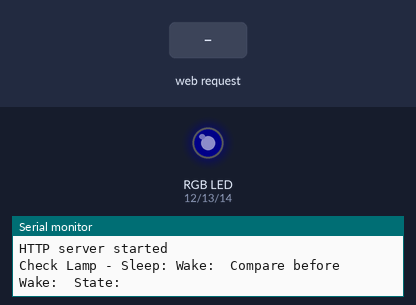
Bench run of a sketch on a simulated ESP8266 (NodeMCU). On the bench: an RGB LED mixed from three pins (HIGH = lit), the last lines printed to the serial monitor. Inputs (shaded band) come from the test bench. Dim RGB values are drawn brighter than linear; WiFi joins after 1.5 s; servers stay silent unless stated; the local clock reads 2024-03-15 10:24:30 at power-on unless the sketch sets it.

Above: at 2.7 s.
2.8 s: HTTP request GET /?sleep=1 received
At 3.5 s:
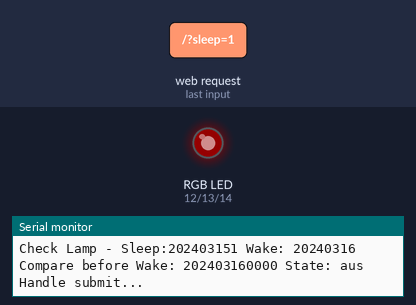
4.3 s: HTTP request GET /?sleep=1&wake=1&beforeWake=1 received
At 4.7 s:
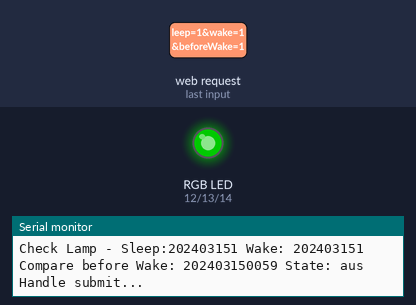
5.8 s: HTTP request GET /?sleep=aus received
At 7.0 s:
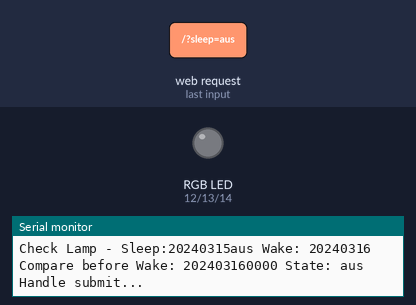
Timing chart, 0 to 8.8 s (numbered marks = the images above; inputs shaded):
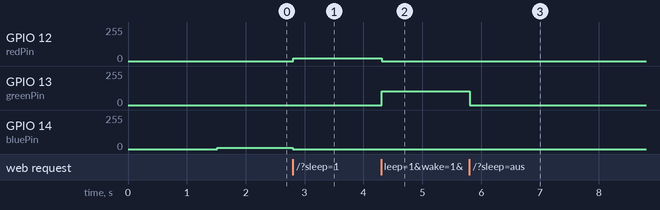

The sketch:

kindernachtlicht.ino
```cpp
#include <ESP8266WiFi.h>
#include <WiFiClient.h>
#include <ESP8266WebServer.h>
#include <ESP8266mDNS.h>
#include <EEPROM.h>
#include <Time.h>
#include <NtpClientLib.h>

#include "myTypes.h"

#define bluePin 14    //PRO D5
#define redPin 12     //PRO D6
#define greenPin 13   //PRO D7

//WLAN
const char* ssid = "";
const char* pass = "";
String sleep;
String compareSleep = "";
String wake;
String compareWake = "";
String beforeWake;
String compareBeforeWake;
String lampState;
String brightness;

String PAGE_form = R"=====(
<!DOCTYPE html>
<html>
<head>
  <title></title>
  <meta name=viewport content="width=device-width, initial-scale=1">
  <style type="text/css">
    body{
      background-color: #000;
      font-family: Helvetica, Arial;
      margin: 0.1em
    }
    h1, h2, h3, h4, h5, p{
      margin: 0;
      padding: 0;
    }
    a{
      color: #000;
      font-weight: bold;

    }
    body > header{
      text-align: center;
      background-color: #d35400;
      padding: 0.25em 0;
    }
    body > main{
      background-color: #ecf0f1;
    }
    body > main > article{
      text-align: center;
      padding: 1em 1em;
      color: #FFF;
      background-color: #16a085;
      box-shadow: 0px 10px 31px -2px rgba(0,0,0,0.5);
    }
    body > footer{
      text-align: center;
      background-color: #bdc3c7;
      padding: 0.5em 0;
    }
    form {
      padding: 2em 0;
    }
    section{
      padding: 1.5em;
      background-color: #ecf0f1;
      display: flex;
        flex-wrap: wrap;
        align-items: center;
    }
    form > section > label{
      display: inline-block;
        flex: 1 0 5%;
        max-width: 40%;
        font-size:1.2em;
    }
    form > section > label + *{
      flex: 1 0 20%;
      max-width: 45%;
    }
    form > section > input + button{
      margin-left:0.25em;
      height: 2.6em;
    }
    form > section button[type=submit]{
      margin:1.5em auto 0;
      width: 100%;
      background-color: #27ae60;
      font-size: 1.2em;
      font-weight: bold;
    }
    button, input, select{
      border: 1px solid black;
      background-color: #ccc;
      height: 2.5em;
      font-family: Helvetica, Arial;
      font-size:1.2em;
    }

  </style>
</head>
<body>
<main>
  <article>
    <h3>Ole's Einschlaflampe</h3>
  </article>
  <section>
    <p>Diese Lampe soll dem Kind erm&ouml;glichen zu erkennen, ob es Zeit zum schlafen oder Zeit zum aufstehen ist.<br /><a href="#hinweise">Hier</a> gibt es weitere Hinweise.</p>
  </section>
  <form id="oleslampe" method="post" autocomplete="off" name="oleslampe" action"/">
    <section>
      <label for="sleep">Einschlafen</label>
      <input type="time" name="sleep" id="sleep" value="" pattern="[0-9]*">
      <button type="button" id="js_set_now">Jetzt</button>
    </section>
    <section>
      <label for="wake">Aufstehen</label>
      <input type="time" name="wake" id="wake" value="" pattern="[0-9]*">
    </section>
    <section>
      <label for="beforeWake">Warnung</label>
      <select id="beforeWake"  name="beforeWake">
        <option value="0">Aus</option>
        <option value="5">5 Minutes</option>
        <option value="10">10 Minutes</option>
        <option value="15">15 Minutes</option>
        <option value="20" selected="selected" >20 Minuten</option>
        <option value="30" >30 Minuten</option>
        <option value="40" >40 Minuten</option>
        <option value="50" >50 Minuten</option>
        <option value="60" >60 Minuten</option>
        <option value="90" >90 Minuten</option>
        <option value="120" >120 Minuten</option>
      </select>
    </section>
    <section>
      <button type="submit" form_id="conf">Jetzt einschlafen</button>
    </section>
  </form>
  <section>
    <h4 id="hinweise">Hinweise</h4>
    <p>Diese Lampe leuchtet ab einem gew&auml;hlten <i>Einschlafzeitpunkt</i> rot und wechselt zur gew&auml;hlten <i>Aufstehzeit</i> zu gr&uuml;n. Optional kann bis 90 Minuten vor der Aufstehzeit eine <i>Aufstehwarnung</i> eingestellt werden, die die Lampe die eingestellt Zeitspanne vor dem Aufstehzeitpunkt gelb leuchten l&auml;sst - nach dem Motto: "Nicht mehr lange dann ist Aufstehzeit"</p>
    <p>Hier kannst Du die Einschlaf- und Aufwachzeiten einstellen. Der "jetzt" Button w&auml;hlt die aktuelle Zeit als Einschlafzeit aus. Die Aufwachzeit ist standardmä&auml;&szlig;ig auf 5:20 gestellt, kann aber nach belieben ge&auml;ndert werden. Im Feld "Aufwachwarnung" kann eingestellt werdem, wieviele Minuten vor dem Aufwachzeitpunkt die Lampe gelb leutet. </p>
  </section>
</main>
<footer>1.0.0 Juni 2018</footer>
  <script>
    document.getElementById('js_set_now').addEventListener('click', function () {
      var now = new Date();
      var h = now.getHours() < 10 ? "0" + now.getHours() : now.getHours();
      var m = now.getMinutes() < 10 ? "0" + now.getMinutes() : now.getMinutes();
      document.getElementById('sleep').value = h + ":" + m;
    });

    document.getElementById('sleep').value = {{SLEEP}};
    document.getElementById('wake').value = {{WAKE}};

  </script>
</body>
</html>
)=====";

ESP8266WebServer server(80);
boolean syncEventTriggered = false; // True if a time even has been triggered
NTPSyncEvent_t ntpEvent; // Last triggered event
int8_t timeZone = 1;
int8_t minutesTimeZone = 0;

void setup() {
  pinMode(redPin,OUTPUT);
  pinMode(greenPin,OUTPUT);
  pinMode(bluePin,OUTPUT);


  // put your setup code here, to run once:
  Serial.begin(115200);
  setup_wifi();
  if (MDNS.begin("oleslampe")) {
    Serial.println("MDNS responder started");
  }

  server.on ( "/", handleRoot);
  server.onNotFound(handleNotFound);

  server.begin();
  Serial.println("HTTP server started");

  //startupLamp();
  //setupLamp();

  NTP.onNTPSyncEvent ([](NTPSyncEvent_t event) {
        ntpEvent = event;
        syncEventTriggered = true;
  });

   NTP.begin ("pool.ntp.org", 1, true, minutesTimeZone);
   NTP.setInterval (63);
   checkLamp();
}


void loop() {
  static int i = 0;
  static int last = 0;

  if (syncEventTriggered) {
      processSyncEvent (ntpEvent);
      syncEventTriggered = false;
  }

  if ((millis () - last) > 51000) {
        //Serial.println(millis() - last);
        last = millis ();
        Serial.print (i); Serial.print (" ");
        Serial.print (NTP.getTimeDateString ()); Serial.print (" Time: ");
        Serial.print (NTP.getLastNTPSync ()); Serial.print (" ");
        Serial.print (NTP.isSummerTime () ? "Summer Time. " : "Winter Time. ");
        Serial.print ("WiFi is ");
        Serial.print (WiFi.isConnected () ? "connected" : "not connected"); Serial.print (". ");
        Serial.print ("Uptime: ");
        Serial.print (NTP.getUptimeString ()); Serial.print (" since ");
        Serial.println (NTP.getTimeDateString (NTP.getFirstSync ()).c_str ());

        checkLamp();
        i++;
    }
    delay (0);

  // put your main code here, to run repeatedly:
  server.handleClient();

}
/*
 * Lampenschaltung Check der Start und Endzeiten
 * V2
 */
void checkLamp(){
  Serial.println("Check Lamp - Sleep:"+compareSleep+" Wake: "+compareWake+" Compare before Wake: "+compareBeforeWake+" State: "+lampState);

  if(compareSleep == "" || compareWake == ""){
    setBlue(100);
  }else{
    String now = getCompareNow();
      bool b = now >= compareSleep;
    //compareWake
    //compareSleep
    if(now >= compareSleep){
      if(lampState == "aus" || lampState == "gruen" || lampState == "blau"){
        //=> lampe rot
        setRed(50);
      }
      if(compareWake != "0" && now >= compareBeforeWake && lampState == "rot"){
        // => lampe gelb
        setYellow(50);
      }
    }
    if(now >= compareWake && (lampState == "rot" || lampState == "gelb" )){
      setGreen(10);
    }
  }
}

/*
 * Webserver index Request behandeln
 */
void handleRoot() {
 Serial.println("Handle Root...");
 if (server.hasArg("sleep")) {
    handleSubmit();
    Serial.println("Handle submit...");
 }
 String pageTemplate = parseTemplate(PAGE_form);
 server.send ( 200, "text/html", pageTemplate );
}

/*
 * Platzhalte in Templates ersetzen
 */
String parseTemplate(String pageTemplate){
  String repSleep = "''";
   if(sleep != ""){
     repSleep = "'"+sleep+"'";
   }
   String repWake = "'05:20'";
   if(wake != ""){
      repWake = "'"+wake+"'";
   }
   pageTemplate.replace("{{SLEEP}}",repSleep );
   pageTemplate.replace("{{WAKE}}",repWake);
   return pageTemplate;
}

/*
 * Post Daten entgegennehmen
 */
void handleSubmit()
{
  sleep = server.arg("sleep");
  wake = server.arg("wake");
  beforeWake = server.arg("beforeWake").toInt();

  completeSleepWakeTimes();
  Serial.println("compareSleep: "+compareSleep+"  compareWake: "+compareWake+" compareBeforeWake: "+compareBeforeWake);
  setOff();
  checkLamp();
}

void completeSleepWakeTimes(){
  compareSleep = sleep;
  compareSleep.remove(compareSleep.indexOf(":"),1);

  compareWake = wake;
  compareWake.remove(compareWake.indexOf(":"),1);

  compareBeforeWake = getCompareBeforeWake();
  addDateToSleepWake();
}

String getCompareNow(){
  return year()+prefixNull(month())+prefixNull(day())+prefixNull(hour())+prefixNull(minute());
}
/*
 * Doenst Work calculation with times
 */
String getCompareBeforeWake(){

  int beforeWakeIntMilliSeconds = beforeWake.toInt() * 60000;

  String compareWakeHrs = compareWake.substring(0, 2);
  String compareWakeMin = compareWake.substring(2, 4);

  //compareWake
  int compareWakeHrsMilliSeconds = compareWakeHrs.toInt() * 3600000;
  int compareWakeMinMilliSeconds = compareWakeMin.toInt() * 60000;

  int compareWakeMilliSeconds = compareWakeHrsMilliSeconds + compareWakeMinMilliSeconds;

  int yellowStart = compareWakeMilliSeconds - beforeWakeIntMilliSeconds;

  int minutes = (yellowStart / 60000) % 60;
  int hrs = (yellowStart / 3600000) % 24;


  return prefixNull(hrs)+prefixNull(minutes);
}

void addDateToSleepWake(){
  String today = year()+prefixNull(month())+prefixNull(day());
  String tomorrow = year()+prefixNull(month())+prefixNull(day()+1);
  if(compareWake < compareSleep){
    compareWake = tomorrow+compareWake;
    compareBeforeWake = tomorrow+compareBeforeWake;
  }else{
    compareWake = today+compareWake;
    compareBeforeWake = today+compareBeforeWake;
  }
  compareSleep = today+compareSleep;
}

String prefixNull(int val){
  String prefix = "";
  if(val < 10){
    prefix = "0";
  }
  return prefix + String(val);
}


void setupLamp(){
  setOff();
  setBlue(100);
}

void setYellow(int b){
  if(lampState != "gelb"){
    analogWrite(redPin,1022/b);
    analogWrite(greenPin,400/b);
    analogWrite(bluePin,0/b);
    lampState = "gelb";
  }
}
void setRed(int b){
  if(lampState != "rot"){
    analogWrite(redPin,1022/b);
    analogWrite(greenPin,0/b);
    analogWrite(bluePin,0/b);
    lampState = "rot";
  }
}
void setGreen(int b){
  if(lampState != "gruen"){
    analogWrite(redPin,0/b);
    analogWrite(greenPin,1022/b);
    analogWrite(bluePin,0/b);
    lampState = "gruen";
  }
}
void setBlue(int b){
  if(lampState != "blau"){
    analogWrite(redPin,0/b);
    analogWrite(greenPin,0/b);
    analogWrite(bluePin,1000/b);
    lampState = "blau";
  }
}
void setOff(){
  analogWrite(redPin,0);
  analogWrite(greenPin,0);
  analogWrite(bluePin,0);
  lampState = "aus";
}


void startupLamp(){
   setYellow(20);
  delay(500);
  setYellow(50);
  delay(500);
  setRed(20);
  delay(500);
  setRed(50);
  delay(500);
  setGreen(20);
  delay(500);
  setGreen(50);
  delay(500);
  setBlue(20);
  delay(500);
  setBlue(50);
  delay(1000);
 }

void processSyncEvent (NTPSyncEvent_t ntpEvent) {
    if (ntpEvent) {
        Serial.print ("Time Sync error: ");
        if (ntpEvent == noResponse)
            Serial.println ("NTP server not reachable");
        else if (ntpEvent == invalidAddress)
            Serial.println ("Invalid NTP server address");
    } else {
        Serial.println ("Got NTP time: ");
        Serial.println (NTP.getTimeDateString (NTP.getLastNTPSync ()));
    }
}

void handleNotFound(){
  String message = "File Not Found\n\n";
  message += "URI: ";
  message += server.uri();
  message += "\nMethod: ";
  message += (server.method() == HTTP_GET)?"GET":"POST";
  message += "\nArguments: ";
  message += server.args();
  message += "\n";
  for (uint8_t i=0; i<server.args(); i++){
    message += " " + server.argName(i) + ": " + server.arg(i) + "\n";
  }
  server.send(404, "text/plain", message);
}

void setup_wifi() {
  delay(10);
  // We start by connecting to a WiFi network
  Serial.println();
  Serial.print("Connecting to ");
  Serial.println(ssid);
  WiFi.mode(WIFI_STA);
  WiFi.begin(ssid, pass);

  while (WiFi.status() != WL_CONNECTED) {
    delay(500);
    Serial.print(".");
  }

  Serial.println("");
  Serial.println("WiFi connected");
  Serial.print("IP address: ");
  Serial.println(WiFi.localIP());
}
```

myTypes.h
```cpp
#ifndef myTypes_h
#define myTypes_h

#include <WString.h>

// Types 'byte' und 'word' doesn't work!
typedef struct {
  int valid;                        // 0=no configuration, 1=valid configuration
  int sleep_h;
  int sleep_m;
  int wake_h;
  int wake_m;
  int before_wake;
} configData_t;

#endif
```

Measured:
- after the input at 2.8 s, GPIO 12 (redPin): 0/255 → 20/255 at once; GPIO 14 (bluePin): 10/255 → 0/255 at once
- after the input at 4.3 s, GPIO 12 (redPin): 20/255 → 0/255 at once; GPIO 13 (greenPin): 0/255 → 102/255 at once
- after the input at 5.8 s, GPIO 13 (greenPin): 102/255 → 0/255 at once
